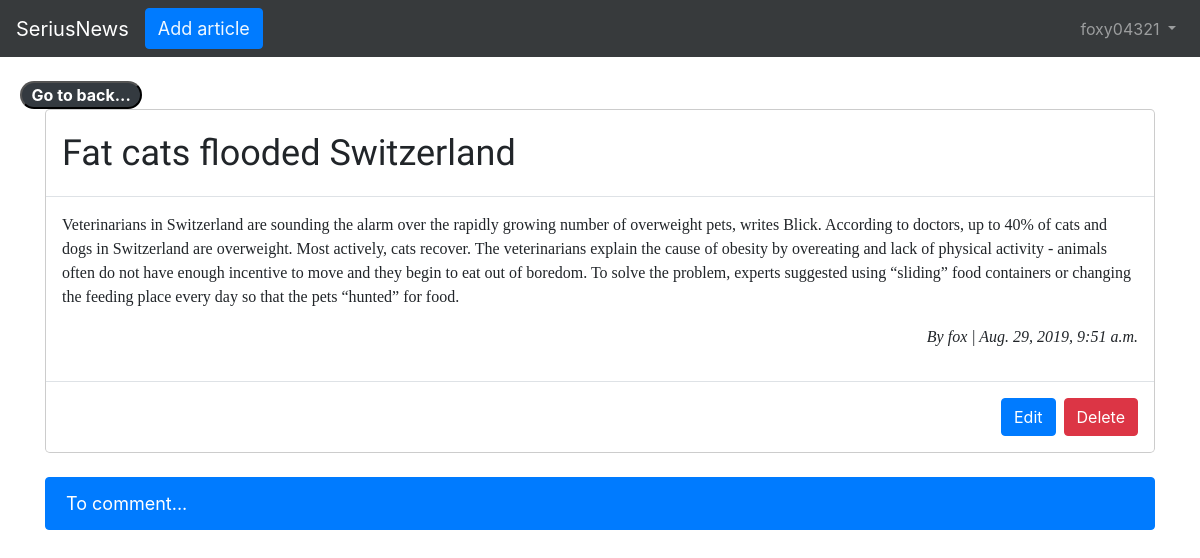
The app's page /articles/20/ (signed in), older data.
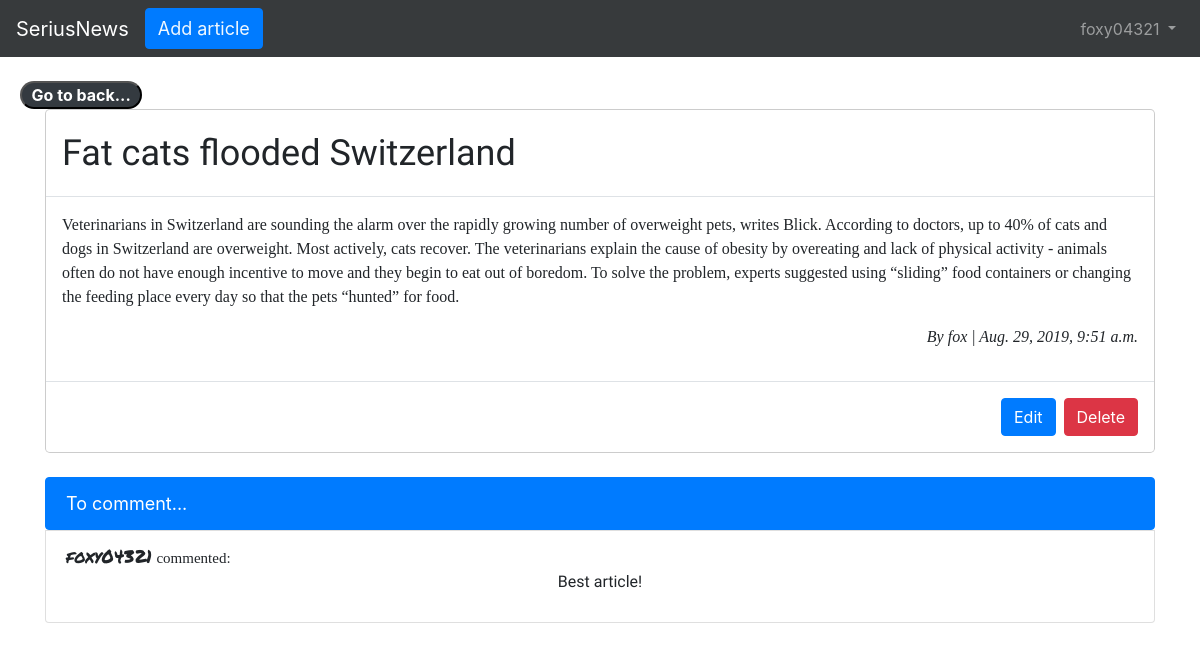
The same page, newer data.
### articles/models.py (models this page shows, shortened)
class Comment(models.Model):
    article = models.ForeignKey(
        Article,
        on_delete=models.CASCADE,
        related_name='comments'
    )
    comment = models.CharField(max_length=150)
    author = models.ForeignKey(
        settings.AUTH_USER_MODEL,
        on_delete=models.CASCADE,
    )
    def __str__(self):
        return self.comment

### users/models.py (models this page shows)
class CustomUser(AbstractUser):
    age = models.PositiveIntegerField(default = 0)

### articles/views.py (the view)
# urls.py: path('<int:pk>/', views.ArticleDetailView.as_view(), name='article_detail'),
class ArticleDetailView(LoginRequiredMixin, DetailView):
    model = Article
    template_name = 'article_detail.html'
    login_url = 'login'

### templates/article_detail.html
{% extends 'base.html' %}
{% load crispy_forms_tags %}
{% block go_back %}
    <a href="{% url 'article_list' %}" style="color: white; text-decoration: none"><button class="badge badge-pill badge-dark" type="reset" style="outline: none; margin-left: 20px; font-size: 16px;">Go to back...</button></a>
{% endblock go_back %}
{% block content %}
    <div class="modal-content">
        <div class="modal-header">
            <h1 class="modal-title" style="font-family: 'Acme', sans-serif; font-size: 36px">{{ article.title }}</h1>
        </div>
        <div class="modal-body" style="font-family: 'Hepta Slab', serif; font-size: 16px">
            <p>{{ article.body }}</p>
            <p align="right" style="font-style: italic">By {{ article.author }} | {{ article.data}}</p>
        </div>
            {% if user.is_superuser or user == article.author %}
                <div class="modal-footer">
                    <a href="{% url 'article_edit' article.pk %}" style="text-decoration: none; font-size: 18px; color: aliceblue"><button type="button" class="btn btn-primary" data-dismiss="modal" >Edit</button></a>
                    <a href="{% url 'article_delete' article.pk %}" style="text-decoration: none; font-size: 18px; color: aliceblue"><button type="button" class="btn btn-danger">Delete</button></a>
                </div>
            {% endif %}
    </div>
        <br />
        <div class="list-group">
            <a href="{% url 'comment_new' article.pk %}" style="text-decoration: none; font-size: 18px; color: white"><li class="list-group-item active">To comment...</li></a>
            {% for comment in article.comments.all %}
                <li class="list-group-item">
                    <span style="font-family: 'Permanent Marker', cursive; font-size: 18px">{{ comment.author }}</span>
                    <span style="font-family: 'Hepta Slab', serif; font-size: 15px"> commented:</span>
                    <dev>
                        <p align="middle" style="font-family: 'Gloria Hallelujah', cursive;">{{ comment }}</p>
                    </dev>
                </li>
            {% endfor %}
        </div>
{% endblock content %}

Row changes from the older to the newer data that the page shows:
added Comment: author "foxy04321", comment "Best article!"
